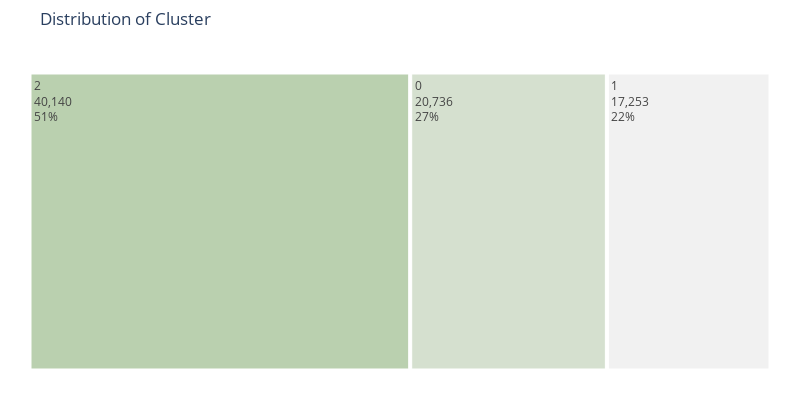

The notebook cell saved with this chart:
### Code cell
#Creating a Treemap with Plotly Express
# colors=['#fae588','#f79d65','#f9dc5c','#e8ac65','#e76f51','#ef233c','#b7094c'] #color palette
colors=['#bad0af','#d5e0cf','#f1f1f1','#f1d4d4'] #color palette
import plotly.express as px

fig = px.treemap(fig3, path=['Cluster'],values='Count'
                 , width=800, height=400
                 ,title="Distribution of Cluster")

fig.update_layout(
    treemapcolorway = colors, #defines the colors in the treemap
    margin = dict(t=50, l=25, r=25, b=25))

fig.data[0].textinfo = 'label+text+value+percent root'
fig.show()

### Figure 1 — Plotly figure (JSON) as saved in the notebook; plotly's stock layout.template omitted (floating-point values rounded to 4 significant figures)
{"data": [{"branchvalues": "total", "domain": {"x": [0, 1], "y": [0, 1]}, "hovertemplate": "labels=%{label}<br>Count=%{value}<br>parent=%{parent}<br>id=%{id}<extra></extra>", "ids": ["0", "1", "2"], "labels": ["0", "1", "2"], "name": "", "parents": ["", "", ""], "textinfo": "label+text+value+percent root", "type": "treemap", "values": [20736, 17253, 40140]}], "layout": {"height": 400, "legend": {"tracegroupgap": 0}, "margin": {"b": 25, "l": 25, "r": 25, "t": 50}, "title": {"text": "Distribution of Cluster"}, "treemapcolorway": ["#bad0af", "#d5e0cf", "#f1f1f1", "#f1d4d4"], "width": 800}}
